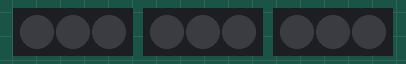
This sketch was run on a simulated Arduino Uno, built with avr-gcc and run on an emulated ATmega328P. Parts: 3 × 3 RGB LEDs in strip order, left to right. Dim RGB values are drawn brighter than linear.

Above: at 0.05 s.
At 6.16 s:
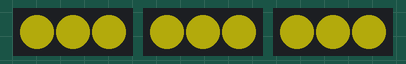
At 12.78 s:
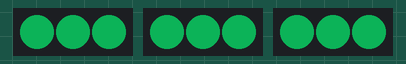
At 19.51 s:
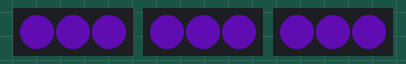
At 29.21 s:
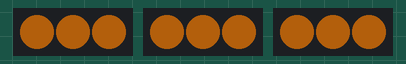
At 39.88 s:
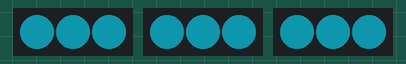
Timing chart, 0 to 40.0 s (numbered marks = the images above):
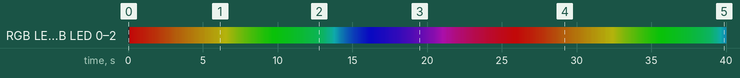

The sketch:

oribokit-LED-HSV.ino
```cpp
// Library Required
// Author: Daniel Garcia
// https://github.com/FastLED/FastLED
// Originally compiled with Version 3.4.0, also works with 3.5.0
// To install GO Tools > Manage Libraries
// Search for FastLED and install!

#include "FastLED.h"

// LED VARIABLES
#define LED_PIN_1   10                                    // PWM PB6 D10 pin connected to LED data 1
#define LED_PIN_2   5                                     // PWM PC6 D5  pin connected to LED data 2
#define LED_PIN_3   13                                    // PWM PC7 D13 pin connected to LED data 3
#define NUM_LEDS_1  3                                     // LEDs connected to each pin
#define NUM_LEDS_2  3                                     // LEDs connected to each pin
#define NUM_LEDS_3  3                                     // LEDs connected to each pin
#define BRIGHTNESS  150                                   // Brightness used in HSV colours, static
#define SATURATION  200                                   // Saturation used in HSV colours, static
#define LED_TYPE    WS2812                                // chip type of LED
#define COLOR_ORDER GRB                                   // colour order of LEDs
#define HUE_HI      180                                   // in HSV space the highest hue value mapped to average sensor value
#define HUE_LO      0                                     // in HSV space the lowest hue value mapped to average sensor value
int hue             = 0;                                  // Hue value used in HSV colours, variable
CRGB leds_1[NUM_LEDS_1];                                  // CRGB object 1 needed for FastLED library
CRGB leds_2[NUM_LEDS_2];                                  // CRGB object 2 needed for FastLED library
CRGB leds_3[NUM_LEDS_2];                                  // CRGB object 3 needed for FastLED library


void setup() {
  // set up the three FASTLED channels
  // this syntax is complex, and honestly there is no reason to understand it unless we are using different LED strips
  FastLED.addLeds<LED_TYPE, LED_PIN_1, COLOR_ORDER>(leds_1, NUM_LEDS_1).setCorrection( TypicalLEDStrip );
  FastLED.addLeds<LED_TYPE, LED_PIN_2, COLOR_ORDER>(leds_2, NUM_LEDS_2).setCorrection( TypicalLEDStrip );
  FastLED.addLeds<LED_TYPE, LED_PIN_3, COLOR_ORDER>(leds_3, NUM_LEDS_3).setCorrection( TypicalLEDStrip );
}

void loop() {
  // let's play with the hue value of the LED.
  // hue is a value from 0-255
  // add one to hue on each loop
  hue ++;
  // if hue gets bigger than 254 we will set it back to zero
  if (hue > 255) {
    hue = 0;
  }

  // 1  loop through all of the LEDs connected to panel RGB1
  int i;
  for (i=0; i<NUM_LEDS_1; i++)
  {
    // set hue, SATURATION, BRIGHTNESS
    leds_1[i] = CHSV(hue, SATURATION, BRIGHTNESS);
  }

  // 2  loop through all of the LEDs connected to panel RGB2
  for (i=0; i<NUM_LEDS_2; i++)
  {
    // set hue, SATURATION, BRIGHTNESS
    leds_2[i] = CHSV(hue, SATURATION, BRIGHTNESS);
  }
  // 3  loop through all of the LEDs connected to panel RGB3
  for (i=0; i<NUM_LEDS_3; i++)
  {
    // set hue, SATURATION, BRIGHTNESS
    leds_3[i] = CHSV(hue, SATURATION, BRIGHTNESS);
  }
  // lastly let's update the LEDs
  delay(100);
  FastLED.show();

  Serial.println(hue);  // print the hue value

}
```

Measured:
- by itself, RGB LED 0–2, RGB LED 0–2, RGB LED 0–2: off → RGB(87, 4, 4) at 0.10 s, → RGB(86, 5, 4) 0.10 s later, → RGB(85, 6, 4) 0.10 s later, → RGB(85, 7, 4) 0.10 s later, … (380 changes in this stretch)
